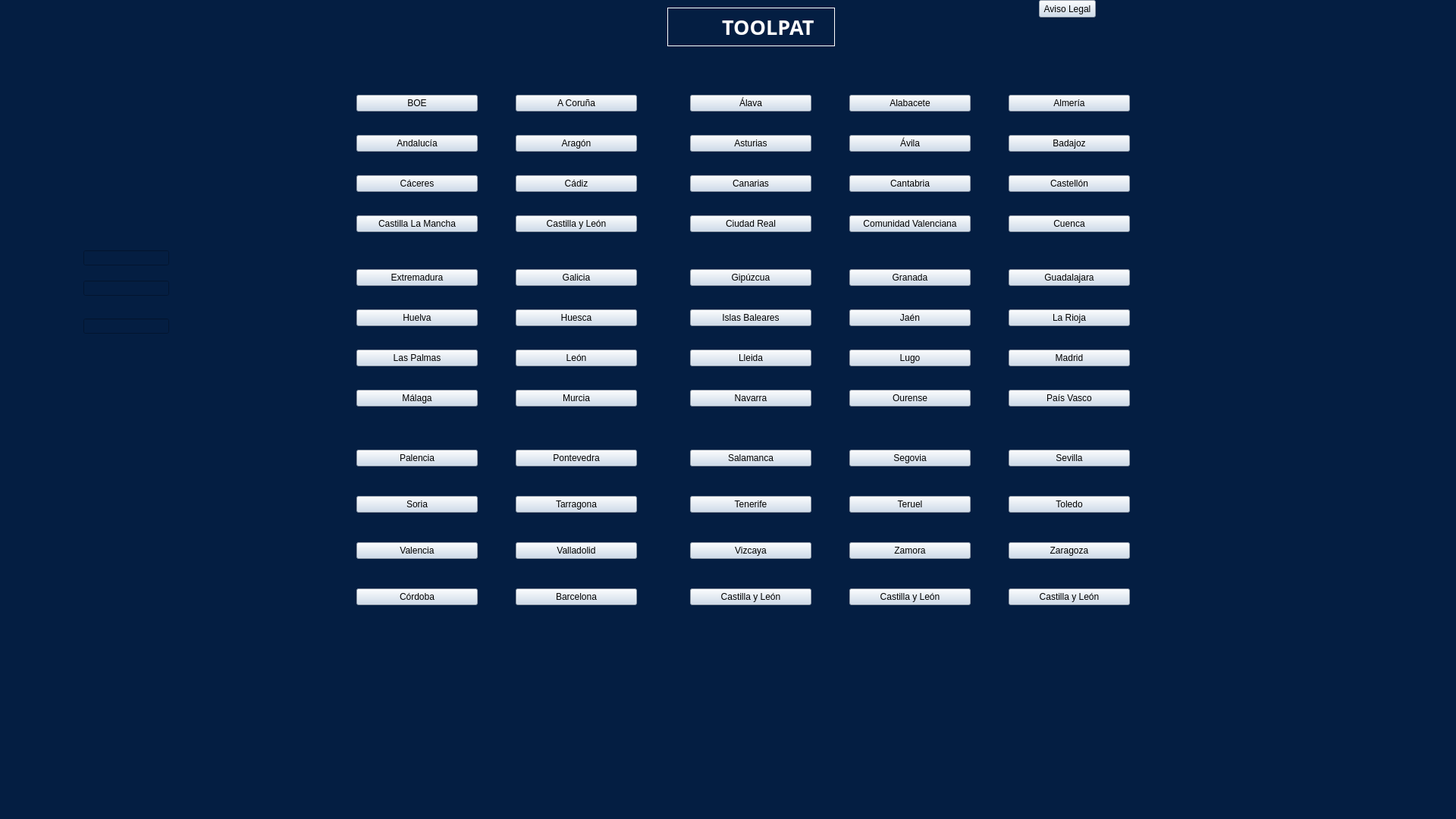
<?xml version="1.0" encoding="UTF-8"?>
<ui version="4.0">
 <class>Toolpat</class>
 <widget class="QMainWindow" name="Toolpat">
  <property name="geometry">
   <rect>
    <x>0</x>
    <y>0</y>
    <width>1920</width>
    <height>1080</height>
   </rect>
  </property>
  <property name="windowTitle">
   <string>Toolpat</string>
  </property>
  <property name="styleSheet">
   <string notr="true">background-color: #041e42;</string>
  </property>
  <widget class="QWidget" name="centralwidget">
   <widget class="QWidget" name="verticalLayoutWidget">
    <property name="geometry">
     <rect>
      <x>470</x>
      <y>100</y>
      <width>160</width>
      <height>231</height>
     </rect>
    </property>
    <property name="styleSheet">
     <string notr="true"/>
    </property>
    <layout class="QVBoxLayout" name="verticalLayout">
     <item>
      <widget class="QPushButton" name="pushButton_4">
       <property name="autoFillBackground">
        <bool>false</bool>
       </property>
       <property name="styleSheet">
        <string notr="true">background: #c8d8eb</string>
       </property>
       <property name="text">
        <string>BOE</string>
       </property>
      </widget>
     </item>
     <item>
      <widget class="QPushButton" name="pushButton_3">
       <property name="styleSheet">
        <string notr="true">background: #c8d8eb</string>
       </property>
       <property name="text">
        <string>Andalucía</string>
       </property>
      </widget>
     </item>
     <item>
      <widget class="QPushButton" name="pushButton_2">
       <property name="styleSheet">
        <string notr="true">background: #c8d8eb</string>
       </property>
       <property name="text">
        <string>Cáceres</string>
       </property>
      </widget>
     </item>
     <item>
      <widget class="QPushButton" name="pushButton">
       <property name="styleSheet">
        <string notr="true">background: #c8d8eb</string>
       </property>
       <property name="text">
        <string>Castilla La Mancha</string>
       </property>
      </widget>
     </item>
    </layout>
   </widget>
   <widget class="QWidget" name="verticalLayoutWidget_2">
    <property name="geometry">
     <rect>
      <x>680</x>
      <y>100</y>
      <width>160</width>
      <height>231</height>
     </rect>
    </property>
    <property name="styleSheet">
     <string notr="true"/>
    </property>
    <layout class="QVBoxLayout" name="verticalLayout_2">
     <item>
      <widget class="QPushButton" name="pushButton_5">
       <property name="styleSheet">
        <string notr="true">background: #c8d8eb</string>
       </property>
       <property name="text">
        <string>A Coruña</string>
       </property>
      </widget>
     </item>
     <item>
      <widget class="QPushButton" name="pushButton_6">
       <property name="styleSheet">
        <string notr="true">background: #c8d8eb</string>
       </property>
       <property name="text">
        <string>Aragón</string>
       </property>
      </widget>
     </item>
     <item>
      <widget class="QPushButton" name="pushButton_7">
       <property name="styleSheet">
        <string notr="true">background: #c8d8eb</string>
       </property>
       <property name="text">
        <string>Cádiz</string>
       </property>
      </widget>
     </item>
     <item>
      <widget class="QPushButton" name="pushButton_8">
       <property name="styleSheet">
        <string notr="true">background: #c8d8eb</string>
       </property>
       <property name="text">
        <string>Castilla y León</string>
       </property>
      </widget>
     </item>
    </layout>
   </widget>
   <widget class="QWidget" name="verticalLayoutWidget_3">
    <property name="geometry">
     <rect>
      <x>910</x>
      <y>100</y>
      <width>160</width>
      <height>231</height>
     </rect>
    </property>
    <property name="styleSheet">
     <string notr="true"/>
    </property>
    <layout class="QVBoxLayout" name="verticalLayout_3">
     <item>
      <widget class="QPushButton" name="pushButton_9">
       <property name="styleSheet">
        <string notr="true">background: #c8d8eb</string>
       </property>
       <property name="text">
        <string>Álava</string>
       </property>
      </widget>
     </item>
     <item>
      <widget class="QPushButton" name="pushButton_10">
       <property name="styleSheet">
        <string notr="true">background: #c8d8eb</string>
       </property>
       <property name="text">
        <string>Asturias</string>
       </property>
      </widget>
     </item>
     <item>
      <widget class="QPushButton" name="pushButton_11">
       <property name="styleSheet">
        <string notr="true">background: #c8d8eb</string>
       </property>
       <property name="text">
        <string>Canarias</string>
       </property>
      </widget>
     </item>
     <item>
      <widget class="QPushButton" name="pushButton_12">
       <property name="styleSheet">
        <string notr="true">background: #c8d8eb</string>
       </property>
       <property name="text">
        <string>Ciudad Real</string>
       </property>
      </widget>
     </item>
    </layout>
   </widget>
   <widget class="QWidget" name="verticalLayoutWidget_4">
    <property name="geometry">
     <rect>
      <x>1120</x>
      <y>100</y>
      <width>160</width>
      <height>231</height>
     </rect>
    </property>
    <property name="styleSheet">
     <string notr="true"/>
    </property>
    <layout class="QVBoxLayout" name="verticalLayout_4">
     <item>
      <widget class="QPushButton" name="pushButton_13">
       <property name="styleSheet">
        <string notr="true">background: #c8d8eb</string>
       </property>
       <property name="text">
        <string>Alabacete</string>
       </property>
      </widget>
     </item>
     <item>
      <widget class="QPushButton" name="pushButton_14">
       <property name="styleSheet">
        <string notr="true">background: #c8d8eb</string>
       </property>
       <property name="text">
        <string>Ávila</string>
       </property>
      </widget>
     </item>
     <item>
      <widget class="QPushButton" name="pushButton_15">
       <property name="styleSheet">
        <string notr="true">background: #c8d8eb</string>
       </property>
       <property name="text">
        <string>Cantabria</string>
       </property>
      </widget>
     </item>
     <item>
      <widget class="QPushButton" name="pushButton_16">
       <property name="styleSheet">
        <string notr="true">background: #c8d8eb</string>
       </property>
       <property name="text">
        <string>Comunidad Valenciana</string>
       </property>
      </widget>
     </item>
    </layout>
   </widget>
   <widget class="QWidget" name="verticalLayoutWidget_5">
    <property name="geometry">
     <rect>
      <x>1330</x>
      <y>100</y>
      <width>160</width>
      <height>231</height>
     </rect>
    </property>
    <property name="styleSheet">
     <string notr="true"/>
    </property>
    <layout class="QVBoxLayout" name="verticalLayout_5">
     <item>
      <widget class="QPushButton" name="pushButton_17">
       <property name="styleSheet">
        <string notr="true">background: #c8d8eb</string>
       </property>
       <property name="text">
        <string>Almería</string>
       </property>
      </widget>
     </item>
     <item>
      <widget class="QPushButton" name="pushButton_18">
       <property name="styleSheet">
        <string notr="true">background: #c8d8eb</string>
       </property>
       <property name="text">
        <string>Badajoz</string>
       </property>
      </widget>
     </item>
     <item>
      <widget class="QPushButton" name="pushButton_19">
       <property name="styleSheet">
        <string notr="true">background: #c8d8eb</string>
       </property>
       <property name="text">
        <string>Castellón</string>
       </property>
      </widget>
     </item>
     <item>
      <widget class="QPushButton" name="pushButton_20">
       <property name="styleSheet">
        <string notr="true">background: #c8d8eb</string>
       </property>
       <property name="text">
        <string>Cuenca</string>
       </property>
      </widget>
     </item>
    </layout>
   </widget>
   <widget class="QWidget" name="verticalLayoutWidget_6">
    <property name="geometry">
     <rect>
      <x>910</x>
      <y>330</y>
      <width>160</width>
      <height>231</height>
     </rect>
    </property>
    <property name="styleSheet">
     <string notr="true"/>
    </property>
    <layout class="QVBoxLayout" name="verticalLayout_6">
     <item>
      <widget class="QPushButton" name="pushButton_21">
       <property name="styleSheet">
        <string notr="true">background: #c8d8eb</string>
       </property>
       <property name="text">
        <string>Gipúzcua</string>
       </property>
      </widget>
     </item>
     <item>
      <widget class="QPushButton" name="pushButton_22">
       <property name="styleSheet">
        <string notr="true">background: #c8d8eb</string>
       </property>
       <property name="text">
        <string>Islas Baleares</string>
       </property>
      </widget>
     </item>
     <item>
      <widget class="QPushButton" name="pushButton_23">
       <property name="styleSheet">
        <string notr="true">background: #c8d8eb</string>
       </property>
       <property name="text">
        <string>Lleida</string>
       </property>
      </widget>
     </item>
     <item>
      <widget class="QPushButton" name="pushButton_24">
       <property name="styleSheet">
        <string notr="true">background: #c8d8eb</string>
       </property>
       <property name="text">
        <string>Navarra</string>
       </property>
      </widget>
     </item>
    </layout>
   </widget>
   <widget class="QWidget" name="verticalLayoutWidget_7">
    <property name="geometry">
     <rect>
      <x>1120</x>
      <y>330</y>
      <width>160</width>
      <height>231</height>
     </rect>
    </property>
    <property name="styleSheet">
     <string notr="true"/>
    </property>
    <layout class="QVBoxLayout" name="verticalLayout_7">
     <item>
      <widget class="QPushButton" name="pushButton_25">
       <property name="styleSheet">
        <string notr="true">background: #c8d8eb</string>
       </property>
       <property name="text">
        <string>Granada</string>
       </property>
      </widget>
     </item>
     <item>
      <widget class="QPushButton" name="pushButton_26">
       <property name="styleSheet">
        <string notr="true">background: #c8d8eb</string>
       </property>
       <property name="text">
        <string>Jaén</string>
       </property>
      </widget>
     </item>
     <item>
      <widget class="QPushButton" name="pushButton_27">
       <property name="styleSheet">
        <string notr="true">background: #c8d8eb</string>
       </property>
       <property name="text">
        <string>Lugo</string>
       </property>
      </widget>
     </item>
     <item>
      <widget class="QPushButton" name="pushButton_28">
       <property name="styleSheet">
        <string notr="true">background: #c8d8eb</string>
       </property>
       <property name="text">
        <string>Ourense</string>
       </property>
      </widget>
     </item>
    </layout>
   </widget>
   <widget class="QWidget" name="verticalLayoutWidget_8">
    <property name="geometry">
     <rect>
      <x>470</x>
      <y>330</y>
      <width>160</width>
      <height>231</height>
     </rect>
    </property>
    <property name="styleSheet">
     <string notr="true"/>
    </property>
    <layout class="QVBoxLayout" name="verticalLayout_8">
     <item>
      <widget class="QPushButton" name="pushButton_29">
       <property name="styleSheet">
        <string notr="true">background: #c8d8eb</string>
       </property>
       <property name="text">
        <string>Extremadura</string>
       </property>
      </widget>
     </item>
     <item>
      <widget class="QPushButton" name="pushButton_30">
       <property name="styleSheet">
        <string notr="true">background: #c8d8eb</string>
       </property>
       <property name="text">
        <string>Huelva</string>
       </property>
      </widget>
     </item>
     <item>
      <widget class="QPushButton" name="pushButton_31">
       <property name="styleSheet">
        <string notr="true">background: #c8d8eb</string>
       </property>
       <property name="text">
        <string>Las Palmas</string>
       </property>
      </widget>
     </item>
     <item>
      <widget class="QPushButton" name="pushButton_32">
       <property name="styleSheet">
        <string notr="true">background: #c8d8eb</string>
       </property>
       <property name="text">
        <string>Málaga</string>
       </property>
      </widget>
     </item>
    </layout>
   </widget>
   <widget class="QWidget" name="verticalLayoutWidget_9">
    <property name="geometry">
     <rect>
      <x>680</x>
      <y>330</y>
      <width>160</width>
      <height>231</height>
     </rect>
    </property>
    <property name="styleSheet">
     <string notr="true"/>
    </property>
    <layout class="QVBoxLayout" name="verticalLayout_9">
     <item>
      <widget class="QPushButton" name="pushButton_33">
       <property name="styleSheet">
        <string notr="true">background: #c8d8eb</string>
       </property>
       <property name="text">
        <string>Galicia</string>
       </property>
      </widget>
     </item>
     <item>
      <widget class="QPushButton" name="pushButton_34">
       <property name="styleSheet">
        <string notr="true">background: #c8d8eb</string>
       </property>
       <property name="text">
        <string>Huesca</string>
       </property>
      </widget>
     </item>
     <item>
      <widget class="QPushButton" name="pushButton_35">
       <property name="styleSheet">
        <string notr="true">background: #c8d8eb</string>
       </property>
       <property name="text">
        <string>León</string>
       </property>
      </widget>
     </item>
     <item>
      <widget class="QPushButton" name="pushButton_36">
       <property name="styleSheet">
        <string notr="true">background: #c8d8eb</string>
       </property>
       <property name="text">
        <string>Murcia</string>
       </property>
      </widget>
     </item>
    </layout>
   </widget>
   <widget class="QWidget" name="verticalLayoutWidget_10">
    <property name="geometry">
     <rect>
      <x>1330</x>
      <y>330</y>
      <width>160</width>
      <height>231</height>
     </rect>
    </property>
    <property name="styleSheet">
     <string notr="true"/>
    </property>
    <layout class="QVBoxLayout" name="verticalLayout_10">
     <item>
      <widget class="QPushButton" name="pushButton_37">
       <property name="styleSheet">
        <string notr="true">background: #c8d8eb</string>
       </property>
       <property name="text">
        <string>Guadalajara</string>
       </property>
      </widget>
     </item>
     <item>
      <widget class="QPushButton" name="pushButton_38">
       <property name="styleSheet">
        <string notr="true">background: #c8d8eb</string>
       </property>
       <property name="text">
        <string>La Rioja</string>
       </property>
      </widget>
     </item>
     <item>
      <widget class="QPushButton" name="pushButton_39">
       <property name="styleSheet">
        <string notr="true">background: #c8d8eb</string>
       </property>
       <property name="text">
        <string>Madrid</string>
       </property>
      </widget>
     </item>
     <item>
      <widget class="QPushButton" name="pushButton_40">
       <property name="styleSheet">
        <string notr="true">background: #c8d8eb</string>
       </property>
       <property name="text">
        <string>País Vasco</string>
       </property>
      </widget>
     </item>
    </layout>
   </widget>
   <widget class="QWidget" name="verticalLayoutWidget_13">
    <property name="geometry">
     <rect>
      <x>470</x>
      <y>560</y>
      <width>160</width>
      <height>271</height>
     </rect>
    </property>
    <property name="styleSheet">
     <string notr="true"/>
    </property>
    <layout class="QVBoxLayout" name="verticalLayout_13">
     <item>
      <widget class="QPushButton" name="pushButton_49">
       <property name="styleSheet">
        <string notr="true">background: #c8d8eb</string>
       </property>
       <property name="text">
        <string>Palencia</string>
       </property>
      </widget>
     </item>
     <item>
      <widget class="QPushButton" name="pushButton_50">
       <property name="styleSheet">
        <string notr="true">background: #c8d8eb</string>
       </property>
       <property name="text">
        <string>Soria</string>
       </property>
      </widget>
     </item>
     <item>
      <widget class="QPushButton" name="pushButton_51">
       <property name="styleSheet">
        <string notr="true">background: #c8d8eb</string>
       </property>
       <property name="text">
        <string>Valencia</string>
       </property>
      </widget>
     </item>
     <item>
      <widget class="QPushButton" name="pushButton_52">
       <property name="styleSheet">
        <string notr="true">background: #c8d8eb</string>
       </property>
       <property name="text">
        <string>Córdoba</string>
       </property>
      </widget>
     </item>
    </layout>
   </widget>
   <widget class="QWidget" name="verticalLayoutWidget_14">
    <property name="geometry">
     <rect>
      <x>680</x>
      <y>560</y>
      <width>160</width>
      <height>271</height>
     </rect>
    </property>
    <property name="styleSheet">
     <string notr="true"/>
    </property>
    <layout class="QVBoxLayout" name="verticalLayout_14">
     <item>
      <widget class="QPushButton" name="pushButton_53">
       <property name="styleSheet">
        <string notr="true">background: #c8d8eb</string>
       </property>
       <property name="text">
        <string>Pontevedra</string>
       </property>
      </widget>
     </item>
     <item>
      <widget class="QPushButton" name="pushButton_54">
       <property name="styleSheet">
        <string notr="true">background: #c8d8eb</string>
       </property>
       <property name="text">
        <string>Tarragona</string>
       </property>
      </widget>
     </item>
     <item>
      <widget class="QPushButton" name="pushButton_55">
       <property name="styleSheet">
        <string notr="true">background: #c8d8eb</string>
       </property>
       <property name="text">
        <string>Valladolid</string>
       </property>
      </widget>
     </item>
     <item>
      <widget class="QPushButton" name="pushButton_56">
       <property name="styleSheet">
        <string notr="true">background: #c8d8eb</string>
       </property>
       <property name="text">
        <string>Barcelona</string>
       </property>
      </widget>
     </item>
    </layout>
   </widget>
   <widget class="QWidget" name="verticalLayoutWidget_15">
    <property name="geometry">
     <rect>
      <x>910</x>
      <y>560</y>
      <width>160</width>
      <height>271</height>
     </rect>
    </property>
    <property name="styleSheet">
     <string notr="true"/>
    </property>
    <layout class="QVBoxLayout" name="verticalLayout_15">
     <item>
      <widget class="QPushButton" name="pushButton_57">
       <property name="styleSheet">
        <string notr="true">background: #c8d8eb</string>
       </property>
       <property name="text">
        <string>Salamanca</string>
       </property>
      </widget>
     </item>
     <item>
      <widget class="QPushButton" name="pushButton_58">
       <property name="styleSheet">
        <string notr="true">background: #c8d8eb</string>
       </property>
       <property name="text">
        <string>Tenerife</string>
       </property>
      </widget>
     </item>
     <item>
      <widget class="QPushButton" name="pushButton_59">
       <property name="styleSheet">
        <string notr="true">background: #c8d8eb</string>
       </property>
       <property name="text">
        <string>Vizcaya</string>
       </property>
      </widget>
     </item>
     <item>
      <widget class="QPushButton" name="pushButton_60">
       <property name="styleSheet">
        <string notr="true">background: #c8d8eb</string>
       </property>
       <property name="text">
        <string>Castilla y León</string>
       </property>
      </widget>
     </item>
    </layout>
   </widget>
   <widget class="QWidget" name="verticalLayoutWidget_16">
    <property name="geometry">
     <rect>
      <x>1120</x>
      <y>560</y>
      <width>160</width>
      <height>271</height>
     </rect>
    </property>
    <property name="styleSheet">
     <string notr="true"/>
    </property>
    <layout class="QVBoxLayout" name="verticalLayout_16">
     <item>
      <widget class="QPushButton" name="pushButton_61">
       <property name="styleSheet">
        <string notr="true">background: #c8d8eb</string>
       </property>
       <property name="text">
        <string>Segovia</string>
       </property>
      </widget>
     </item>
     <item>
      <widget class="QPushButton" name="pushButton_62">
       <property name="styleSheet">
        <string notr="true">background: #c8d8eb</string>
       </property>
       <property name="text">
        <string>Teruel</string>
       </property>
      </widget>
     </item>
     <item>
      <widget class="QPushButton" name="pushButton_63">
       <property name="styleSheet">
        <string notr="true">background: #c8d8eb</string>
       </property>
       <property name="text">
        <string>Zamora</string>
       </property>
      </widget>
     </item>
     <item>
      <widget class="QPushButton" name="pushButton_64">
       <property name="styleSheet">
        <string notr="true">background: #c8d8eb</string>
       </property>
       <property name="text">
        <string>Castilla y León</string>
       </property>
      </widget>
     </item>
    </layout>
   </widget>
   <widget class="QWidget" name="verticalLayoutWidget_17">
    <property name="geometry">
     <rect>
      <x>1330</x>
      <y>560</y>
      <width>160</width>
      <height>271</height>
     </rect>
    </property>
    <property name="styleSheet">
     <string notr="true"/>
    </property>
    <layout class="QVBoxLayout" name="verticalLayout_17">
     <item>
      <widget class="QPushButton" name="pushButton_65">
       <property name="styleSheet">
        <string notr="true">background: #c8d8eb</string>
       </property>
       <property name="text">
        <string>Sevilla</string>
       </property>
      </widget>
     </item>
     <item>
      <widget class="QPushButton" name="pushButton_66">
       <property name="styleSheet">
        <string notr="true">background: #c8d8eb</string>
       </property>
       <property name="text">
        <string>Toledo</string>
       </property>
      </widget>
     </item>
     <item>
      <widget class="QPushButton" name="pushButton_67">
       <property name="styleSheet">
        <string notr="true">background: #c8d8eb</string>
       </property>
       <property name="text">
        <string>Zaragoza</string>
       </property>
      </widget>
     </item>
     <item>
      <widget class="QPushButton" name="pushButton_68">
       <property name="styleSheet">
        <string notr="true">background: #c8d8eb</string>
       </property>
       <property name="text">
        <string>Castilla y León</string>
       </property>
      </widget>
     </item>
    </layout>
   </widget>
   <widget class="QLabel" name="label">
    <property name="geometry">
     <rect>
      <x>880</x>
      <y>10</y>
      <width>221</width>
      <height>51</height>
     </rect>
    </property>
    <property name="palette">
     <palette>
      <active>
       <colorrole role="WindowText">
        <brush brushstyle="SolidPattern">
         <color alpha="255">
          <red>255</red>
          <green>255</green>
          <blue>255</blue>
         </color>
        </brush>
       </colorrole>
       <colorrole role="Button">
        <brush brushstyle="SolidPattern">
         <color alpha="255">
          <red>4</red>
          <green>30</green>
          <blue>66</blue>
         </color>
        </brush>
       </colorrole>
       <colorrole role="Text">
        <brush brushstyle="SolidPattern">
         <color alpha="255">
          <red>255</red>
          <green>255</green>
          <blue>255</blue>
         </color>
        </brush>
       </colorrole>
       <colorrole role="ButtonText">
        <brush brushstyle="SolidPattern">
         <color alpha="255">
          <red>255</red>
          <green>255</green>
          <blue>255</blue>
         </color>
        </brush>
       </colorrole>
       <colorrole role="Base">
        <brush brushstyle="SolidPattern">
         <color alpha="255">
          <red>4</red>
          <green>30</green>
          <blue>66</blue>
         </color>
        </brush>
       </colorrole>
       <colorrole role="Window">
        <brush brushstyle="SolidPattern">
         <color alpha="255">
          <red>4</red>
          <green>30</green>
          <blue>66</blue>
         </color>
        </brush>
       </colorrole>
       <colorrole role="PlaceholderText">
        <brush brushstyle="SolidPattern">
         <color alpha="128">
          <red>0</red>
          <green>0</green>
          <blue>0</blue>
         </color>
        </brush>
       </colorrole>
      </active>
      <inactive>
       <colorrole role="WindowText">
        <brush brushstyle="SolidPattern">
         <color alpha="255">
          <red>255</red>
          <green>255</green>
          <blue>255</blue>
         </color>
        </brush>
       </colorrole>
       <colorrole role="Button">
        <brush brushstyle="SolidPattern">
         <color alpha="255">
          <red>4</red>
          <green>30</green>
          <blue>66</blue>
         </color>
        </brush>
       </colorrole>
       <colorrole role="Text">
        <brush brushstyle="SolidPattern">
         <color alpha="255">
          <red>255</red>
          <green>255</green>
          <blue>255</blue>
         </color>
        </brush>
       </colorrole>
       <colorrole role="ButtonText">
        <brush brushstyle="SolidPattern">
         <color alpha="255">
          <red>255</red>
          <green>255</green>
          <blue>255</blue>
         </color>
        </brush>
       </colorrole>
       <colorrole role="Base">
        <brush brushstyle="SolidPattern">
         <color alpha="255">
          <red>4</red>
          <green>30</green>
          <blue>66</blue>
         </color>
        </brush>
       </colorrole>
       <colorrole role="Window">
        <brush brushstyle="SolidPattern">
         <color alpha="255">
          <red>4</red>
          <green>30</green>
          <blue>66</blue>
         </color>
        </brush>
       </colorrole>
       <colorrole role="PlaceholderText">
        <brush brushstyle="SolidPattern">
         <color alpha="128">
          <red>0</red>
          <green>0</green>
          <blue>0</blue>
         </color>
        </brush>
       </colorrole>
      </inactive>
      <disabled>
       <colorrole role="WindowText">
        <brush brushstyle="SolidPattern">
         <color alpha="255">
          <red>255</red>
          <green>255</green>
          <blue>255</blue>
         </color>
        </brush>
       </colorrole>
       <colorrole role="Button">
        <brush brushstyle="SolidPattern">
         <color alpha="255">
          <red>4</red>
          <green>30</green>
          <blue>66</blue>
         </color>
        </brush>
       </colorrole>
       <colorrole role="Text">
        <brush brushstyle="SolidPattern">
         <color alpha="255">
          <red>255</red>
          <green>255</green>
          <blue>255</blue>
         </color>
        </brush>
       </colorrole>
       <colorrole role="ButtonText">
        <brush brushstyle="SolidPattern">
         <color alpha="255">
          <red>255</red>
          <green>255</green>
          <blue>255</blue>
         </color>
        </brush>
       </colorrole>
       <colorrole role="Base">
        <brush brushstyle="SolidPattern">
         <color alpha="255">
          <red>4</red>
          <green>30</green>
          <blue>66</blue>
         </color>
        </brush>
       </colorrole>
       <colorrole role="Window">
        <brush brushstyle="SolidPattern">
         <color alpha="255">
          <red>4</red>
          <green>30</green>
          <blue>66</blue>
         </color>
        </brush>
       </colorrole>
       <colorrole role="PlaceholderText">
        <brush brushstyle="SolidPattern">
         <color alpha="128">
          <red>0</red>
          <green>0</green>
          <blue>0</blue>
         </color>
        </brush>
       </colorrole>
      </disabled>
     </palette>
    </property>
    <property name="font">
     <font>
      <family>Neue Montreal</family>
      <pointsize>20</pointsize>
      <weight>75</weight>
      <bold>true</bold>
     </font>
    </property>
    <property name="styleSheet">
     <string notr="true">color: white; border: 1px solid white</string>
    </property>
    <property name="text">
     <string>         TOOLPAT</string>
    </property>
   </widget>
   <widget class="QPushButton" name="pushButton_41">
    <property name="geometry">
     <rect>
      <x>1370</x>
      <y>0</y>
      <width>75</width>
      <height>23</height>
     </rect>
    </property>
    <property name="autoFillBackground">
     <bool>false</bool>
    </property>
    <property name="styleSheet">
     <string notr="true">background-color: #c8d8eb</string>
    </property>
    <property name="text">
     <string>Aviso Legal</string>
    </property>
   </widget>
   <widget class="QLineEdit" name="lineEdit">
    <property name="geometry">
     <rect>
      <x>110</x>
      <y>330</y>
      <width>113</width>
      <height>20</height>
     </rect>
    </property>
   </widget>
   <widget class="QLineEdit" name="lineEdit_2">
    <property name="geometry">
     <rect>
      <x>110</x>
      <y>370</y>
      <width>113</width>
      <height>20</height>
     </rect>
    </property>
   </widget>
   <widget class="QLineEdit" name="lineEdit_3">
    <property name="geometry">
     <rect>
      <x>110</x>
      <y>420</y>
      <width>113</width>
      <height>20</height>
     </rect>
    </property>
   </widget>
  </widget>
  <widget class="QMenuBar" name="menubar">
   <property name="geometry">
    <rect>
     <x>0</x>
     <y>0</y>
     <width>1920</width>
     <height>22</height>
    </rect>
   </property>
  </widget>
  <widget class="QStatusBar" name="statusbar"/>
 </widget>
 <resources/>
 <connections/>
</ui>
